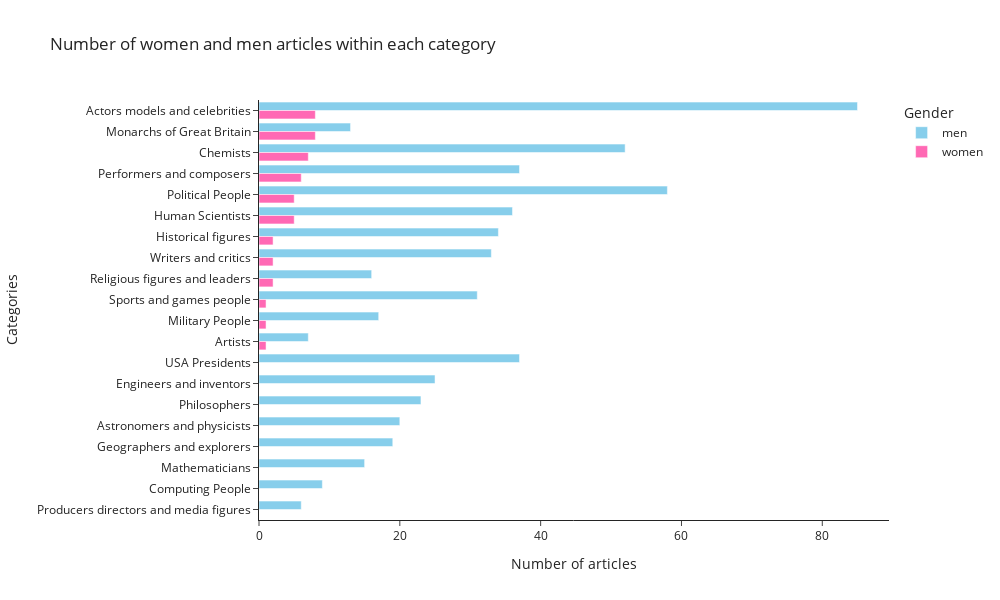

The notebook cell saved with this chart:
### Markdown cell above
#### **Plot 3**

### Code cell
categories = men_women_cat.index.str.replace('_', ' ')
men = men_women_cat['men'].values
women = men_women_cat['women'].values
women[np.isnan(women)] = 0
total = men + women

m = pd.DataFrame({'category': categories, 'amount': men,'gender': 'men'})
w = pd.DataFrame({'category': categories, 'amount':women, 'gender':'women'})
t = pd.concat([m, w])

order_yaxis = men_women_proportion.transpose().columns.str.replace('_', ' ')
order_yaxis = order_yaxis.append(order_yaxis)

fig = px.bar(t, y=order_yaxis, x='amount', color='gender', barmode='group', 
             color_discrete_sequence = ['skyblue', 'hotpink'], 
             title = 'Number of women and men articles within each category',
             labels={"y": "Categories",
                    "amount": "Number of articles",
                    "gender": "Gender"},
             orientation='h',
             width=1000, height=600,
             template = 'simple_white')

fig.update_layout(yaxis=dict(autorange="reversed"))
fig.update_layout(yaxis=dict(autorange="reversed"))
fig.show()

fig.to_html(full_html = False, include_plotlyjs='cdn')
fig.write_html("datastory_plot/plot3.html", full_html=False, include_plotlyjs='cdn')

### Figure 1 — Plotly figure (JSON) as saved in the notebook; plotly's stock layout.template omitted (floating-point values rounded to 4 significant figures)
{"data": [{"alignmentgroup": "True", "hovertemplate": "Gender=men<br>Number of articles=%{x}<br>Categories=%{y}<extra></extra>", "legendgroup": "men", "marker": {"color": "skyblue", "pattern": {"shape": ""}}, "name": "men", "offsetgroup": "men", "orientation": "h", "showlegend": true, "textposition": "auto", "type": "bar", "x": [85, 13, 52, 37, 58, 36, 34, 33, 16, 31, 17, 7, 37, 25, 23, 20, 19, 15, 9, 6], "xaxis": "x", "y": ["Actors models and celebrities", "Monarchs of Great Britain", "Chemists", "Performers and composers", "Political People", "Human Scientists", "Historical figures", "Writers and critics", "Religious figures and leaders", "Sports and games people", "Military People", "Artists", "USA Presidents", "Engineers and inventors", "Philosophers", "Astronomers and physicists", "Geographers and explorers", "Mathematicians", "Computing People", "Producers directors and media figures"], "yaxis": "y"}, {"alignmentgroup": "True", "hovertemplate": "Gender=women<br>Number of articles=%{x}<br>Categories=%{y}<extra></extra>", "legendgroup": "women", "marker": {"color": "hotpink", "pattern": {"shape": ""}}, "name": "women", "offsetgroup": "women", "orientation": "h", "showlegend": true, "textposition": "auto", "type": "bar", "x": [8, 8, 7, 6, 5, 5, 2, 2, 2, 1, 1, 1, 0, 0, 0, 0, 0, 0, 0, 0], "xaxis": "x", "y": ["Actors models and celebrities", "Monarchs of Great Britain", "Chemists", "Performers and composers", "Political People", "Human Scientists", "Historical figures", "Writers and critics", "Religious figures and leaders", "Sports and games people", "Military People", "Artists", "USA Presidents", "Engineers and inventors", "Philosophers", "Astronomers and physicists", "Geographers and explorers", "Mathematicians", "Computing People", "Producers directors and media figures"], "yaxis": "y"}], "layout": {"barmode": "group", "height": 600, "legend": {"title": {"text": "Gender"}, "tracegroupgap": 0}, "title": {"text": "Number of women and men articles within each category"}, "width": 1000, "xaxis": {"anchor": "y", "domain": [0, 1], "title": {"text": "Number of articles"}}, "yaxis": {"anchor": "x", "autorange": "reversed", "domain": [0, 1], "title": {"text": "Categories"}}}}
